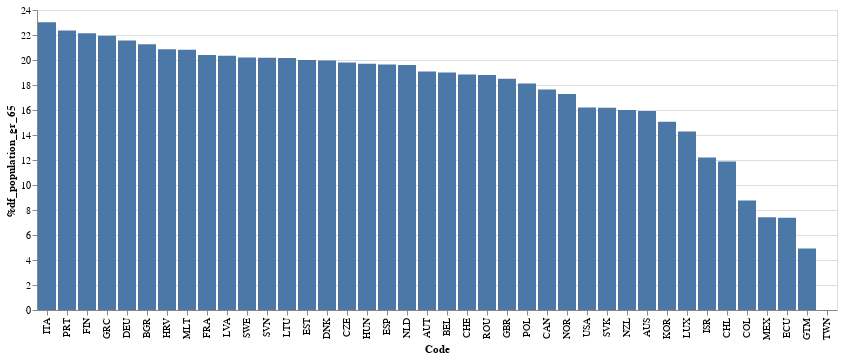

Here is the notebook cell this chart was saved with:
### Markdown cell above
### Percentage of population greater than 65 per country

### Code cell
df_pop_gr_65=df[['Code','%df_population_gr_65']]
df_pop_gr_65=df_pop_gr_65.groupby(by=[df_pop_gr_65['Code']]).mean().reset_index().sort_values('%df_population_gr_65')

df_pop_gr_65_plot = alt.Chart(df_pop_gr_65).mark_bar().encode(
    x=alt.X('Code',
            sort=alt.Sort(field='%df_population_gr_65',
                         order='descending')
    ),
    y='%df_population_gr_65',
    tooltip='Code'
).properties(
    width=800
)
df_pop_gr_65_plot

### Figure 1 — Vega-Lite specification as saved in the notebook (floating-point values rounded to 4 significant figures)
{"config": {"view": {"continuousWidth": 400, "continuousHeight": 300}}, "data": {"name": "data-0de3a598bb98eddd99a8d4c41a390cb5"}, "mark": "bar", "encoding": {"tooltip": {"type": "nominal", "field": "Code"}, "x": {"type": "nominal", "field": "Code", "sort": {"field": "%df_population_gr_65", "order": "descending"}}, "y": {"type": "quantitative", "field": "%df_population_gr_65"}}, "width": 800, "$schema": "https://vega.github.io/schema/vega-lite/v4.8.1.json", "datasets": {"data-0de3a598bb98eddd99a8d4c41a390cb5": [{"Code": "GTM", "%df_population_gr_65": 4.929}, {"Code": "ECU", "%df_population_gr_65": 7.372}, {"Code": "MEX", "%df_population_gr_65": 7.417}, {"Code": "COL", "%df_population_gr_65": 8.766}, {"Code": "CHL", "%df_population_gr_65": 11.88}, {"Code": "ISR", "%df_population_gr_65": 12.21}, {"Code": "LUX", "%df_population_gr_65": 14.27}, {"Code": "KOR", "%df_population_gr_65": 15.06}, {"Code": "AUS", "%df_population_gr_65": 15.92}, {"Code": "NZL", "%df_population_gr_65": 15.99}, {"Code": "SVK", "%df_population_gr_65": 16.17}, {"Code": "USA", "%df_population_gr_65": 16.21}, {"Code": "NOR", "%df_population_gr_65": 17.27}, {"Code": "CAN", "%df_population_gr_65": 17.65}, {"Code": "POL", "%df_population_gr_65": 18.12}, {"Code": "GBR", "%df_population_gr_65": 18.51}, {"Code": "ROU", "%df_population_gr_65": 18.79}, {"Code": "CHE", "%df_population_gr_65": 18.84}, {"Code": "BEL", "%df_population_gr_65": 19.01}, {"Code": "AUT", "%df_population_gr_65": 19.08}, {"Code": "NLD", "%df_population_gr_65": 19.61}, {"Code": "ESP", "%df_population_gr_65": 19.65}, {"Code": "HUN", "%df_population_gr_65": 19.69}, {"Code": "CZE", "%df_population_gr_65": 19.8}, {"Code": "DNK", "%df_population_gr_65": 19.97}, {"Code": "EST", "%df_population_gr_65": 19.99}, {"Code": "LTU", "%df_population_gr_65": 20.16}, {"Code": "SVN", "%df_population_gr_65": 20.19}, {"Code": "SWE", "%df_population_gr_65": 20.2}, {"Code": "LVA", "%df_population_gr_65": 20.34}, {"Code": "FRA", "%df_population_gr_65": 20.39}, {"Code": "MLT", "%df_population_gr_65": 20.82}, {"Code": "HRV", "%df_population_gr_65": 20.86}, {"Code": "BGR", "%df_population_gr_65": 21.25}, {"Code": "DEU", "%df_population_gr_65": 21.56}, {"Code": "GRC", "%df_population_gr_65": 21.94}, {"Code": "FIN", "%df_population_gr_65": 22.14}, {"Code": "PRT", "%df_population_gr_65": 22.36}, {"Code": "ITA", "%df_population_gr_65": 23.01}, {"Code": "TWN", "%df_population_gr_65": null}]}}
